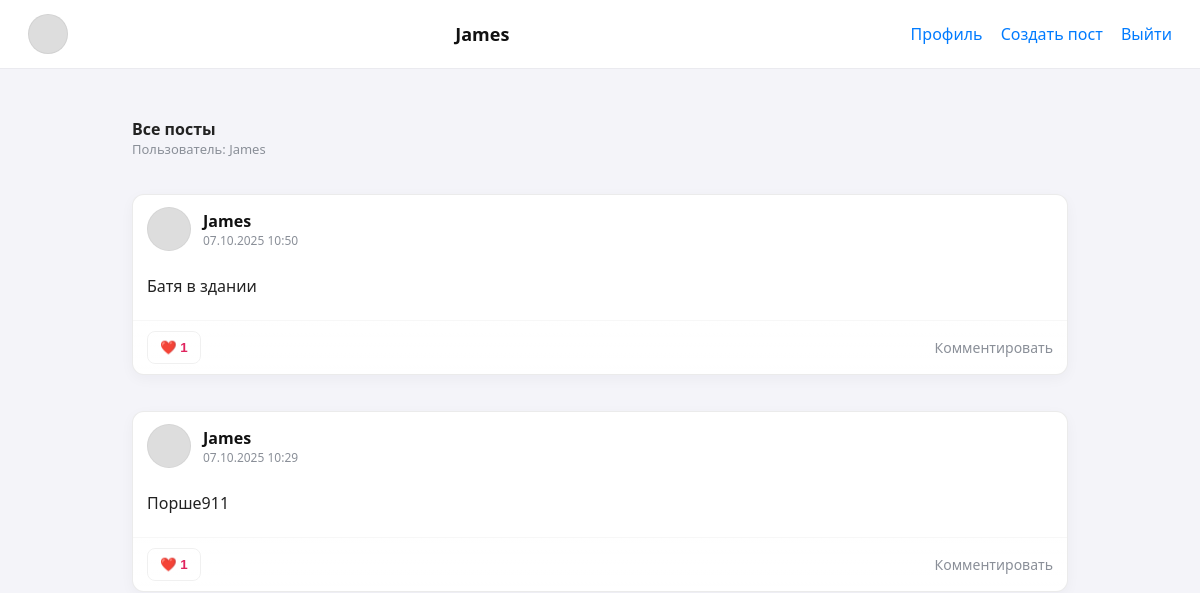
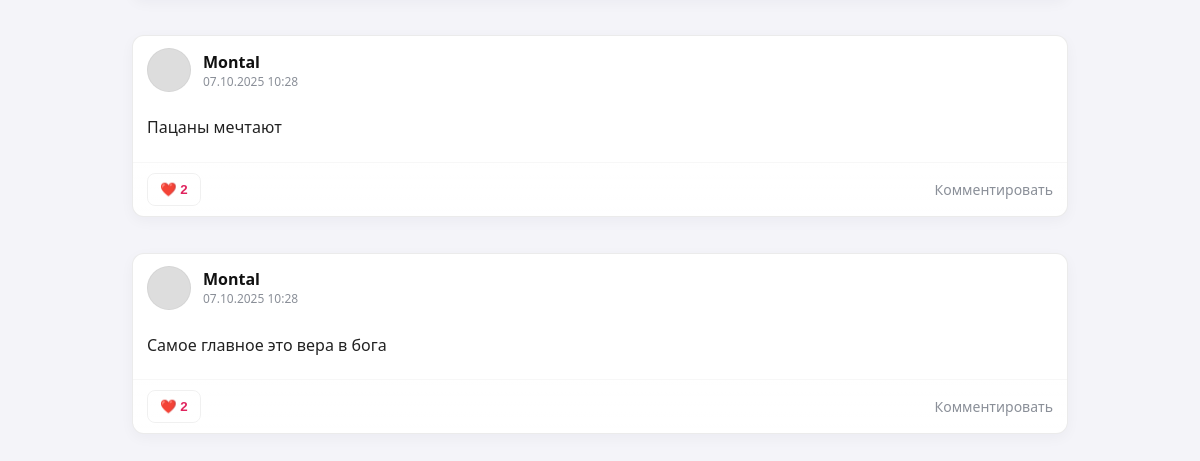
The app's page / (signed in), older data (2 pictures, top to bottom).
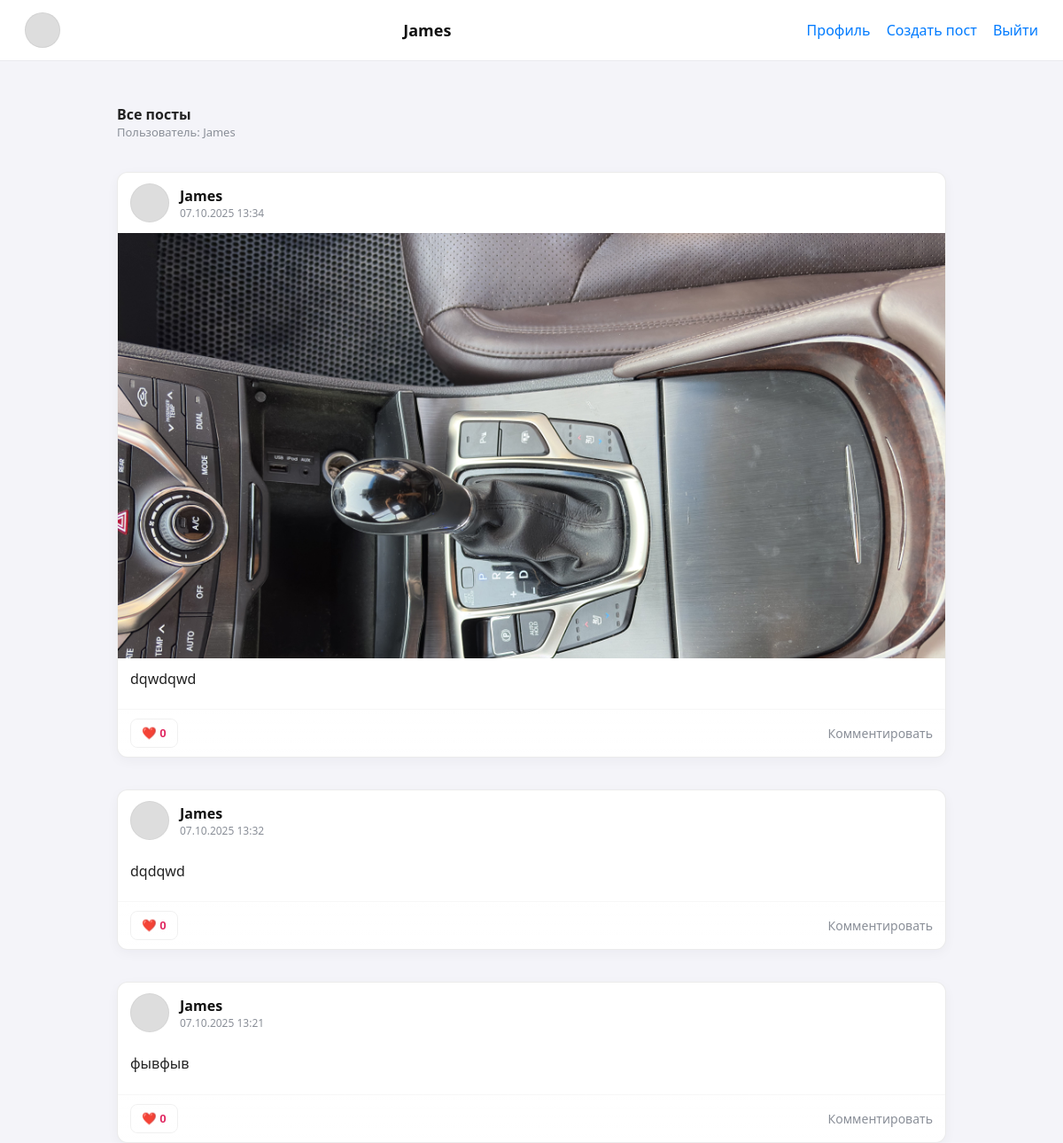
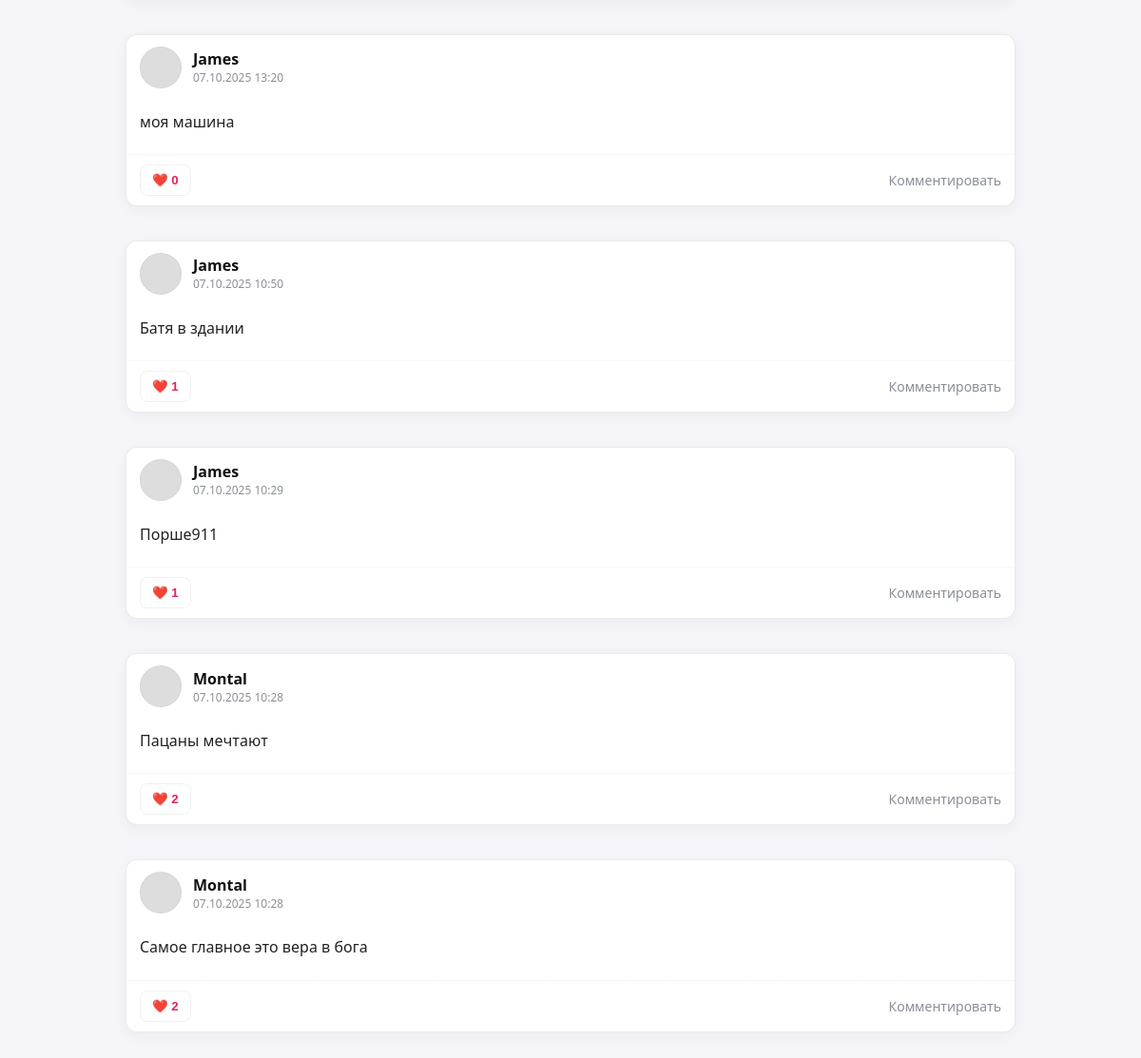
The same page, newer data (2 pictures, top to bottom).
### blog/models.py (models this page shows, shortened)
class Profile(models.Model):
	user = models.OneToOneField(User, on_delete=models.CASCADE)
	avatar = models.ImageField(upload_to='avatars/', blank=True, null=True)
	bio = models.TextField(blank=True, null=True)
	city = models.CharField(max_length=100, blank=True, null=True)
	birth_date = models.DateField(blank=True, null=True)

class Post (models.Model):
	author = models.ForeignKey(User, on_delete=models.CASCADE)
	image = models.ImageField(upload_to='posts/', blank=True)
	description = models.TextField()
	likes = models.ManyToManyField(User, related_name='liked_posts', blank=True)
	created_at = models.DateTimeField(auto_now_add=True)
	def total_likes(self):
		return self.likes.count()

### blog/views.py (the view)
# urls.py: path('', views.post_list, name='post_list'),
@login_required
def post_list(request):
    post = Post.objects.all().order_by('-created_at')
    users = User.objects.all()
    user = request.user
    return render(request, 'post_list.html', {'posts': post, 'users': users, 'user':user})

### blog/templates/post_list.html (shortened to what this page needs)
<!DOCTYPE html>
<html lang="ru">
<head>
</head>
<body>
<header>
  <div class="profile-avatar"
         ></div>
  <h1>{{ user.username }}</h1>
  <nav>
    <a href="{% url 'profile' user.username %}">Профиль</a>
    <a href="{% url 'create_post' %}">Создать пост</a>
    <a href="{% url 'logout' %}">Выйти</a>
  </nav>
</header>
<main>
  <div class="top-row">
    <div>
      <strong>Все посты</strong>
      <div style="color:var(--muted); font-size:13px;">Пользователь: {{ user.username }}</div>
    </div>
  </div>
  {% if posts %}
  <div class="posts-list">
    {% for post in posts %}
      <a href="{% url 'post_detail' post.id %}" class="post-link">
        <article class="post-card">
          <div class="post-top">
            <div class="mini-avatar"
                 ></div>
            <div>
              <a href='{% url "profile" username=post.author.username %}' class="post-author">{{ post.author.username }}</a>
              <div class="post-time">{{ post.created_at|date:"d.m.Y H:i" }}</div>
            </div>
          </div>
          {% if post.image %}
            <div class="post-media">
              <img src="{{ post.image.url }}" alt="Фото поста">
            </div>
          {% endif %}
          <div class="post-body">
            <p class="post-text">{{ post.description|linebreaksbr }}</p>
          </div>
          <div class="post-actions">
            <form action="{% url 'like_post' post.id %}" method="post" enctype="multipart/form-data" style="margin:0;" onclick="event.stopPropagation();">
              <button type="submit" class="like-btn">❤️ {{ post.total_likes }}</button>
            </form>
            <span class="comments-link">Комментировать</span>
          </div>
        </article>
      </a>
    {% endfor %}
  </div>
{% else %}
  <div class="no-posts">Постов пока нет 🙃</div>
{% endif %}
</main>
</body>
</html>

### blog/templates/post_list.html (style rules this page uses)
:root { --bg:#f4f4f9; --card-bg:#ffffff; --muted:#8a8f98; --accent:#007bff; --danger:#e0245e; --border:rgba(0,0,0,0.08); --shadow: 0 6px 20px rgba(24,39,75,0.06); --radius:12px; }
* { box-sizing:border-box }
body { font-family: "Segoe UI", Roboto, Arial, sans-serif; background:var(--bg); margin:0; color:#222; -webkit-font-smoothing:antialiased; }
header { background:var(--card-bg); padding:14px 28px; display:flex; align-items:center; justify-content:space-between; box-shadow:0 1px 0 rgba(0,0,0,0.04); position:sticky; top:0; z-index:50; }
header h1 { margin:0;font-size:18px;color:#111 }
header nav a { color:var(--accent); text-decoration:none; margin-left:14px; font-weight:500 }
main { max-width:980px; margin:28px auto; padding:22px; }
.top-row { display:flex; justify-content:space-between; align-items:center; gap:10px; margin-bottom:18px; }
.posts-list { display:flex; flex-direction:column; gap:18px; }
.post-card { background:var(--card-bg); border:1px solid var(--border); border-radius:12px; overflow:hidden; box-shadow: 0 4px 14px rgba(22,28,45,0.04); transition: transform .12s ease, box-shadow .12s ease; display:flex; flex-direction:column; }
.post-top { display:flex; align-items:center; gap:12px; padding:12px 14px; }
.post-top .mini-avatar { width:44px; height:44px; border-radius:50%; background:#ddd; background-size:cover; background-position:center; border:1px solid rgba(0,0,0,0.04); flex:0 0 44px; }
.post-author { font-weight:700; color:#111; text-decoration:none }
.post-time { color:var(--muted); font-size:12px }
.post-media { width:100%; background:#fafafa; display:block; max-height:480px; overflow:hidden; }
.post-media img { display:block; width:100%; height:100%; object-fit:cover; }
.post-body { padding:12px 14px; flex:1 }
.post-text { margin:0 0 10px 0; color:#222; line-height:1.45 }
.post-actions { display:flex; align-items:center; justify-content:space-between; gap:10px; padding:10px 14px; border-top:1px solid rgba(0,0,0,0.03); background:linear-gradient(180deg, rgba(255,255,255,0.02), rgba(255,255,255,0)); }
.like-btn { background:none; border:1px solid rgba(0,0,0,0.06); padding:8px 12px; border-radius:8px; cursor:pointer; color:var(--danger); font-weight:600; display:inline-flex; align-items:center; gap:8px; }
.comments-link { color:var(--muted); text-decoration:none; font-size:14px; }
.post-link { text-decoration: none; color: inherit; transition: transform .12s ease, box-shadow .12s ease; }
.post-card form button { pointer-events: all; }
.profile-avatar { width:40px; height:40px; border-radius:50%; background:#ddd; background-size:cover; background-position:center; flex:0 0 40px; border:1px solid rgba(0,0,0,0.05); }

Row changes from the older to the newer data that the page shows:
added Post: author.username "James", created_at "07.10.2025 13:34", image (picture), description "dqwdqwd", total_likes "0"
added Post: author.username "James", created_at "07.10.2025 13:32", description "dqdqwd", total_likes "0"
added Post: author.username "James", created_at "07.10.2025 13:21", description "фывфыв", total_likes "0"
added Post: author.username "James", created_at "07.10.2025 13:20", description "моя машина", total_likes "0"
